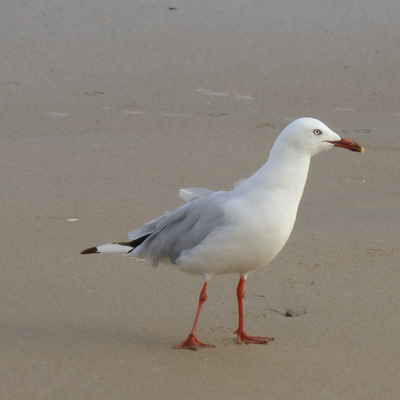
#> input picture 1212/gull.png, 400 x 400 px
$ python 2.py
#> lines starting #> are read from the running program, lines starting #| are printed output that depends on the picture
import skimage.io as io
import skimage.color as co
import skimage.util.noise as noise
import scipy.ndimage as ndi
g = co.rgb2gray(io.imread('gull.png'))
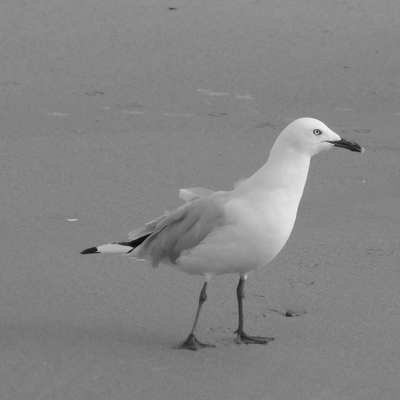
#> g: shape (400, 400) float64; min 0.037, max 0.955, mean 0.523
gsp2 = noise.random_noise(g,mode='s&p',amount=0.2)
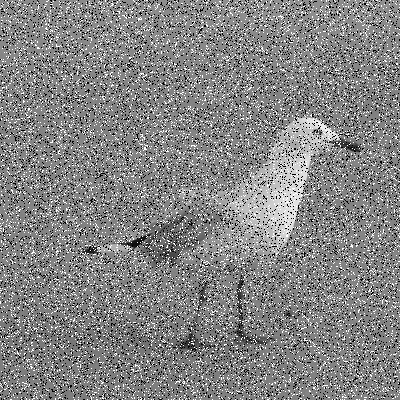
#> gsp2: shape (400, 400) float64; min 0, max 1, mean 0.519
gm23 = ndi.median_filter(gsp2,3)
gm25 = ndi.median_filter(gsp2,5)
io.imshow(gm25)
